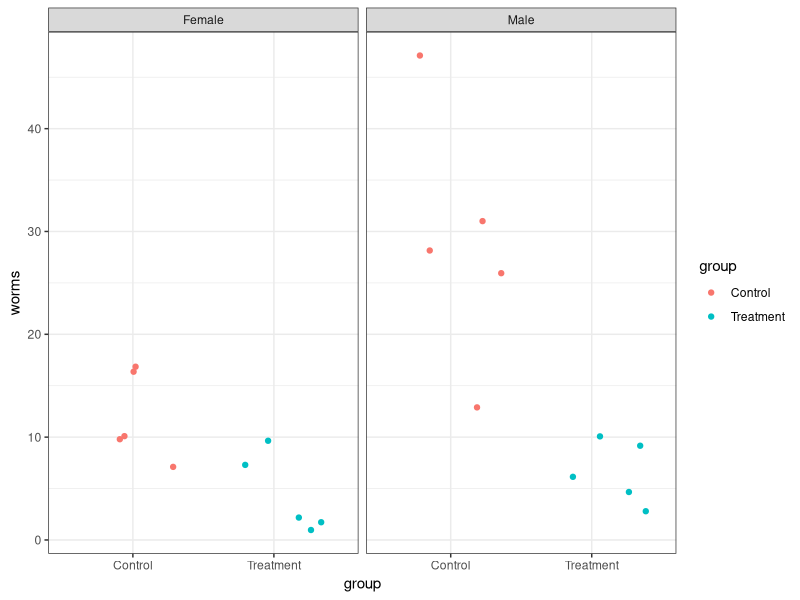

This figure's R source:
# Alan Arnholt
# 9/17/17

gender <- c(rep("Female", 10), rep("Male", 10)) 
group <- rep(rep(c("Treatment", "Control"), each = 5), 2)
worms <- c(1, 2, 2, 10, 7, 16, 10, 10, 7, 17, 3, 5, 9, 10, 6, 31, 26, 28, 13, 47)
schis <- data.frame(gender, group, worms)
head(schis, n = 3)

library(ggplot2)
p <- ggplot(data = schis, aes(group, worms)) + 
  geom_point(position = "jitter", aes(color = group)) + 
  facet_grid(. ~ gender) + 
  theme_bw()
p

library(dplyr)
ans <- schis %>%
  group_by(gender, group) %>%
  summarize(Median = median(worms), Mean = mean(worms), SD = sd(worms))
ans
# Write hypotheses:
# Write fundamental question of inference:

ND <- schis[gender=="Female", ]
ND

ans2 <- ND %>%
  group_by(group) %>%
  summarize(Mean = mean(worms), SD = sd(worms))
ans2

obs.diff <- ans2[1, 2] - ans2[2, 2]
obs.diff
obs.diff$Mean

Worms <- ND$worms

sims <- 10^4-1
sim.diff <- numeric(sims)
for(i in 1:sims){
  index <- sample(10, 5, replace = FALSE)
  sim.diff[i] <- mean(Worms[index]) - mean(Worms[-index])
}
pvalue <- (sum(sim.diff >= obs.diff$Mean) + 1)/(sims + 1)
pvalue
